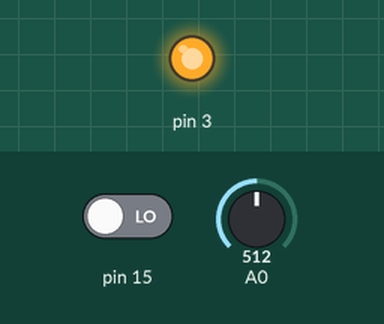
A sketch run on a simulated Arduino Uno, built with avr-gcc and run on an emulated ATmega328P. On the bench: output pins drawn as LEDs (lit = HIGH). Inputs (shaded band) come from the test bench; at power-on: pin 15 LOW, A0 = 512. What the sketch prints to the serial monitor is not drawn.

Above: at 1.2 s.
1.3 s: pin 15 driven HIGH
At 1.7 s:
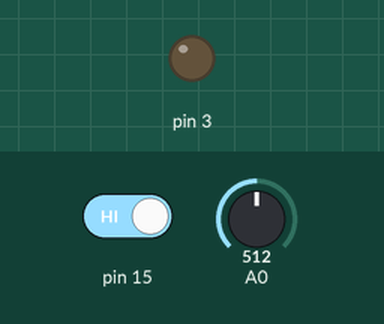
2.8 s: pin 15 driven LOW
At 4.5 s:
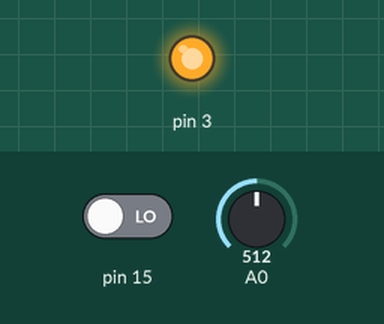
Timing chart, 0 to 6.0 s (numbered marks = the images above; inputs shaded):
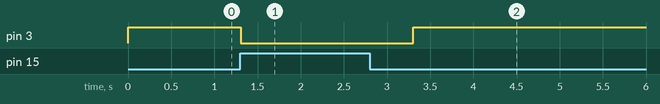

The sketch:

sound-controlled-lamps.ino
```cpp
void setup() {
	Serial.begin(9600);
	pinMode(3, OUTPUT);
}

void loop() {
	digitalWrite(3, HIGH);

	int sensorValue = analogRead(A0);
	int digitalValue = digitalRead(15);

	Serial.println(sensorValue);

	if (digitalValue) {
		digitalWrite(3, LOW);
		delay(1000);
	}
}
```

Measured:
- after the input at 1.3 s, pin 3: HIGH → LOW at once
- after the input at 2.8 s, pin 3: LOW → HIGH after 0.51 s
